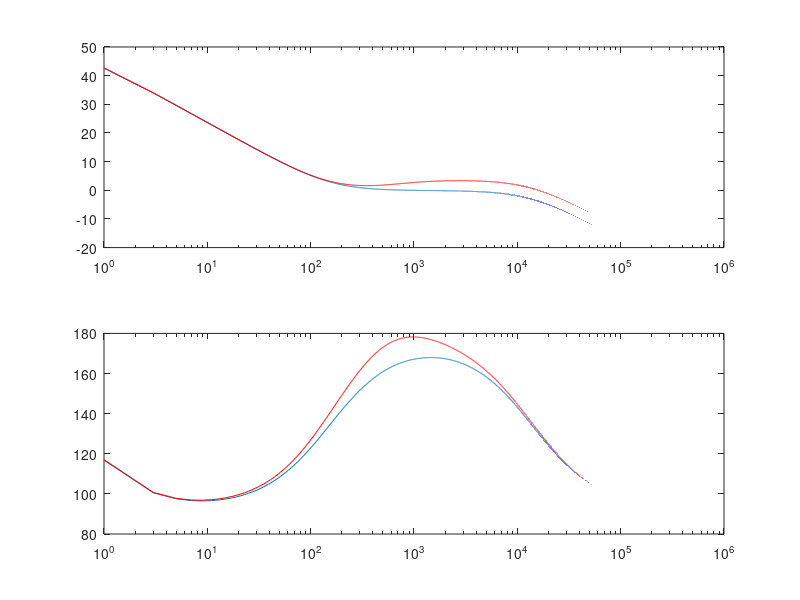

This figure's MATLAB source:
% Generic stuff
k = 1000;
m = 1/k;
p = 1e-12;
n = 1*p*k;

% Sampling params
Ts = 1/130000;
fs = 1/Ts; %Hz
ws = 2*pi*fs;

f = 1:2:fs;

s = j*2*pi*f;

% Circuit components
r1 = 2.2*k;
r2 = 2.2*k;
r3 = 4.02*k;
c1 = 470*n;
c2 = 5.3*n;
c3 = 52*n;

%
g0 = 1/c2;
z0 = 1/(r1*c1);
p0 = 1/(r1*c1) + 1/(r1*c2);
p1 = 1/(r3*c3);
pg = 0.5*ws/(130*k);

g1 = -1/r2;
g2 = (-1/r3).*s./(s + p1);

zf =  (g0./s).*(s + z0)./(s + p0);
zf = (g0./(s + pg)).*(s + z0)./(s + p0);
Hst2 =  g1.*zf;
Hs = g2.*zf + g1.*zf;

subplot (2, 1, 1)
semilogx(f, 20*log10(Hst2));
hold on
semilogx(f, 20*log10(Hs), 'r');
hold off

subplot (2, 1, 2)
semilogx(f, (180/pi)*angle(Hst2));
hold on
semilogx(f, (180/pi)*angle(Hs), 'r');
hold off